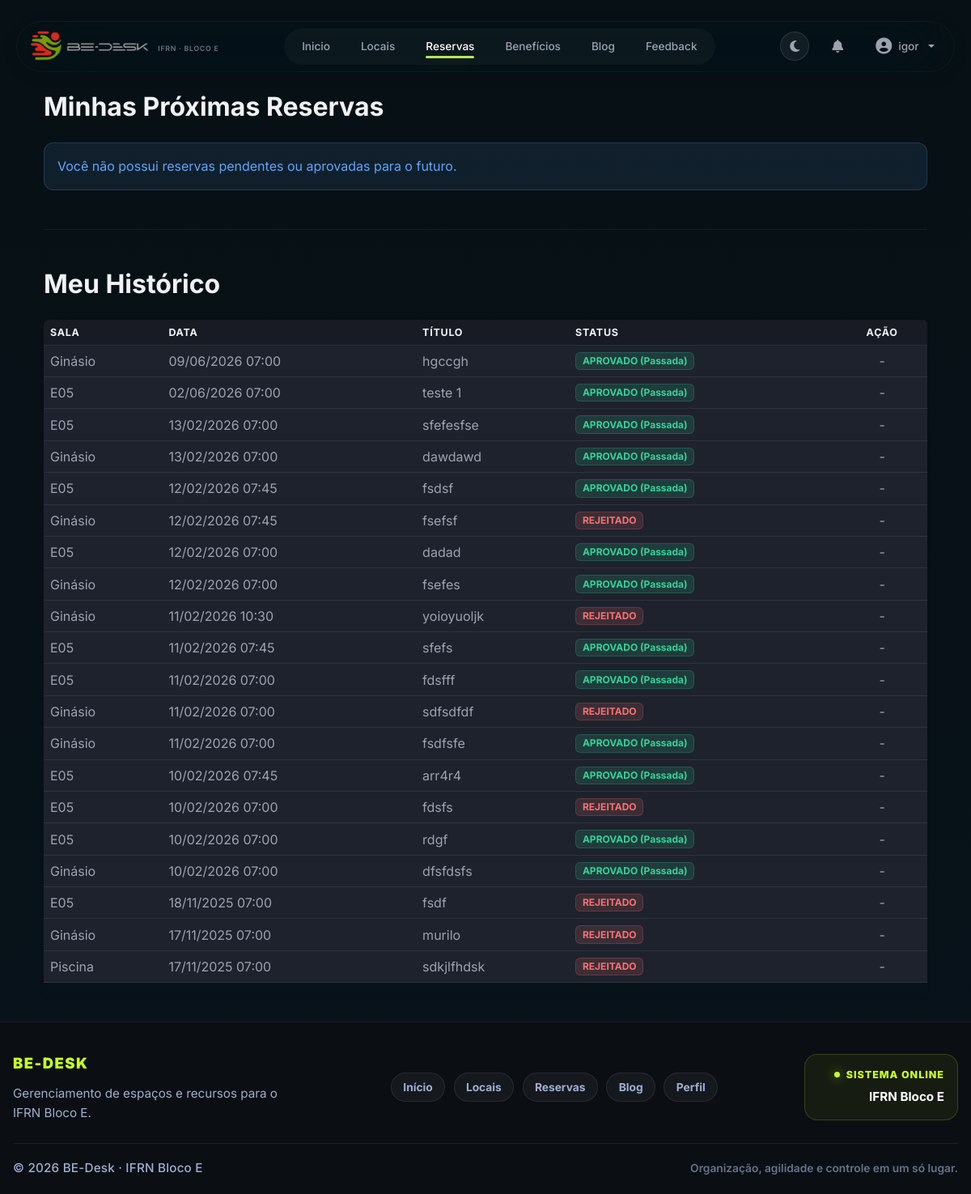
/reservas/ (signed in), run on the app's committed database.
### bedesk/models.py (models this page shows, shortened)
class Agendamento(models.Model):
    STATUS_CHOICES = [
        ('PENDENTE', 'Pendente'),
        ('APROVADO', 'Aprovado'),
        ('REJEITADO', 'Rejeitado'),
    ]
    nome = models.CharField(max_length=100)
    sala = models.ForeignKey(Sala, on_delete=models.CASCADE)
    motivo = models.TextField()
    horario = models.TimeField()
    data_inicio = models.DateTimeField(null=True, blank=True)
    data_fim = models.DateTimeField(null=True, blank=True)
    status = models.CharField(
        max_length=10,
        choices=STATUS_CHOICES,
        default='PENDENTE'
    )
    usuario = models.ForeignKey(User, on_delete=models.CASCADE)
    class Meta:
        verbose_name_plural = "Agendamentos"
        indexes = [models.Index(fields=['status'])]

class Sala(models.Model):
    nome = models.CharField(max_length=100)
    capacidade = models.IntegerField(default=1)
    foto = models.ImageField(
        upload_to='salas/',
        blank=True,
        null=True,
        verbose_name="Foto do local",
        help_text="Imagem exibida no card do local na listagem.",
    )

### reservas/views/reservas.py (the view)
# urls.py: path("reservas/", lista_reservas, name="lista_reserva"),
@login_required
def lista_reservas(request):
    today = date.today()
    reservas_ativas = Agendamento.objects.filter(
        usuario=request.user,
        data_inicio__date__gte=today,
        status__in=["APROVADO", "PENDENTE"],
    ).order_by("data_inicio", "horario")
    reservas_historico = (
        Agendamento.objects.filter(usuario=request.user)
        .exclude(pk__in=reservas_ativas.values_list("pk", flat=True))
        .order_by("-data_inicio", "horario")
    )
    context = {
        "reservas_ativas": reservas_ativas,
        "reservas_historico": reservas_historico,
    }
    return render(request, "reservas/lista_reservas.html", context)

### notificacoes/context_processors.py (called while the page is built)
def notificacoes_pendentes(request):
    total_pendentes = 0
    notificacoes_nao_lidas = 0
    if request.user.is_authenticated:
        notificacoes_nao_lidas = Notificacao.objects.filter(
            destinatario=request.user,
            lida=False,
        ).count()
        if request.user.is_staff:
            total_pendentes = Agendamento.objects.filter(status="PENDENTE").count()
    return {
        "pendentes_count": total_pendentes,
        "notificacoes_nao_lidas": notificacoes_nao_lidas,
    }

### templates/reservas/lista_reservas.html (shortened to what this page needs)
﻿{% extends 'core/base.html' %}
{% block content %}
<div class="container mt-4 reservas-page">
    <h2 class="mb-4">Minhas Próximas Reservas</h2>
    {% if reservas_ativas %}
    <div class="table-responsive shadow-sm rounded">
        <table class="table table-hover align-middle">
            <thead class="table-dark">
                <tr>
                    <th>Sala</th>
                    <th>Início</th>
                    <th>Título</th> <th>Status</th>
                    <th class="text-center">Ação</th>
                </tr>
            </thead>
            <tbody>
                {% for reserva in reservas_ativas %}
                <tr>
                    <td>{{ reserva.sala.nome }}</td>
                    <td>{{ reserva.data_inicio|date:"d/m/Y H:i" }}</td>
                    <td>{{ reserva.nome }}</td> <td>
                        {% if reserva.status == 'APROVADO' %}
                            <span class="badge bg-success">{{ reserva.status }}</span>
                        {% else %}
                            <span class="badge bg-warning text-dark">{{ reserva.status }}</span>
                        {% endif %}
                    </td>
                    <td class="text-center">
                        <a href="{% url 'cancelar_reserva_usuario' reserva.id %}" class="btn btn-warning btn-sm">
                            Cancelar
                        </a>
                    </td>
                </tr>
                {% endfor %}
            </tbody>
        </table>
    </div>
    {% else %}
    <div class="alert alert-info" role="alert">
        Você não possui reservas pendentes ou aprovadas para o futuro.
    </div>
    {% endif %}
    <hr class="my-5">
    <h2 class="mb-4">Meu Histórico</h2>
    {% if reservas_historico %}
    <div class="table-responsive shadow-sm rounded">
        <table class="table table-hover align-middle">
            <thead class="table-secondary">
                <tr>
                    <th>Sala</th>
                    <th>Data</th>
                    <th>Título</th> <th>Status</th>
                    <th class="text-center">Ação</th>
                </tr>
            </thead>
            <tbody>
                {% for reserva in reservas_historico %}
                <tr class="{% if reserva.status == 'REJEITADO' %}text-muted{% endif %}">
                    <td>{{ reserva.sala.nome }}</td>
                    <td>{{ reserva.data_inicio|date:"d/m/Y H:i" }}</td>
                    <td>{{ reserva.nome }}</td> <td>
                        {% if reserva.status == 'APROVADO' %}
                            <span class="badge bg-secondary">{{ reserva.status }} (Passada)</span>
                        {% else %}
                            <span class="badge bg-danger">{{ reserva.status }}</span>
                        {% endif %}
                    </td>
                    <td class="text-center">-</td>
                </tr>
                {% endfor %}
            </tbody>
        </table>
    </div>
    {% else %}
    <div class="alert alert-light" role="alert">
        Seu histórico de reservas está vazio.
    </div>
    {% endif %}
</div>
{% endblock %}

### templates/core/base.html (shortened to what this page needs)
{% load static %}
<!DOCTYPE html>
<html lang="pt-br">
<head>
  {% block head %}
  <link href="https://cdn.jsdelivr.net/npm/bootstrap@5.3.3/dist/css/bootstrap.min.css" rel="stylesheet"
>
  <link rel="stylesheet" href="https://cdnjs.cloudflare.com/ajax/libs/font-awesome/6.4.0/css/all.min.css">
  <link rel="stylesheet" href="{% static 'css/bedesk-theme.css' %}">
  <link rel="stylesheet" href="{% static 'css/brand.css' %}">
  {% endblock %}
</head>
<body class="d-flex flex-column min-vh-100 bd-app {% block body_class %}{% endblock %}">
  {% block nav %}
  <div class="floating-navbar-wrapper">
    <nav class="custom-pill-navbar">
      <a href="{% url 'inicio' %}" class="pill-brand">
        <img src="{% static 'img/logo1.png' %}" alt="BE-Desk Logo">
        <div class="pill-brand-text">
          <span class="pill-brand-sub">IFRN &middot; BLOCO E</span>
        </div>
      </a>
      <div class="pill-nav-links">
        <div class="nav-indicator"></div>
        <a href="{% url 'inicio' %}" class="pill-nav-item">Inicio</a>
        <a href="{% url 'lista_locais' %}" class="pill-nav-item">Locais</a>
        <a href="{% url 'lista_reserva' %}" class="pill-nav-item">Reservas</a>
        <a href="#" class="pill-nav-item">Benefícios</a>
        <a href="{% url 'blog_index' %}" class="pill-nav-item">Blog</a>
        <a href="#" class="pill-nav-item">Feedback</a>
      </div>
      <div class="pill-nav-actions">
        <button id="themeToggle" class="theme-toggle-btn" title="Alternar modo claro/escuro">
          <i class="fa-solid fa-moon icon-moon"></i>
        </button>
        {% if user.is_authenticated %}
        <div class="bd-notif-bell-wrapper" style="position:relative">
          <button class="bd-notif-bell" id="notifBellBtn" title="Notificações" aria-label="Notificações">
            <i class="fa-solid fa-bell"></i>
          </button>
        </div>
        <div class="dropdown pill-profile-dropdown">
          <button class="dropdown-toggle d-flex align-items-center gap-2" type="button" id="profileDropdown"
            data-bs-toggle="dropdown" aria-expanded="false">
            <i class="fa-solid fa-user-circle fs-5"></i>
            <span class="d-none d-sm-inline">
              {% if user.first_name %}{{ user.first_name }}{% else %}{{ user.username }}{% endif %}
            </span>
          </button>
        </div>
        {% else %}
        <a href="{% url 'login' %}" class="pill-cta-btn d-none d-sm-flex">Entrar <i class="fa-solid fa-arrow-right"></i></a>
        {% endif %}
      </div>
    </nav>
  </div>
  {% endblock %}
  <main class="{% block main_container_class %}container mt-5 flex-grow-1 bd-main bd-page-enter{% endblock %}">
    {% block content %}
    {% endblock %}
  </main>
  {% block footer %}
  <footer class="footer bd-simple-footer">
    <div class="bd-footer-shell">
      <div class="bd-footer-top">
        <div class="bd-footer-identity">
          <a href="{% url 'inicio' %}" class="bd-footer-logo">BE-DESK</a>
          <p>Gerenciamento de espaços e recursos para o IFRN Bloco E.</p>
        </div>
        <nav class="bd-footer-nav" aria-label="Links do rodapé">
          <a href="{% url 'inicio' %}">Início</a>
          <a href="{% url 'lista_locais' %}">Locais</a>
          <a href="{% url 'lista_reserva' %}">Reservas</a>
          <a href="{% url 'blog_index' %}">Blog</a>
          {% if user.is_authenticated %}<a href="{% url 'user_profile' %}">Perfil</a>{% endif %}
        </nav>
        <div class="bd-footer-status">
          <span>Sistema online</span>
          <strong>IFRN Bloco E</strong>
        </div>
      </div>
      <div class="bd-footer-bottom-line">
        <small>&copy; {% now "Y" %} BE-Desk &middot; IFRN Bloco E</small>
        <span>Organização, agilidade e controle em um só lugar.</span>
      </div>
    </div>
  </footer>
  {% endblock %}
</body>
</html>

### static/css/brand.css (style rules this page uses)
:root { --bd-font-family: 'Inter', system-ui, -apple-system, 'Segoe UI', Roboto, 'Helvetica Neue', Arial; --bd-bg: #071014; --bd-surface: #0f1720; --bd-accent: #c8ff1f; --bd-accent-2: #b5e853; --bd-muted: #9fb0cf; --bd-text: #e2eaf2; --bd-radius: 12px; }
html,body { font-family: var(--bd-font-family); background: linear-gradient(180deg, var(--bd-bg) 0%, #07121a 100%); color: var(--bd-text); }
a { color: var(--bd-accent); }
.container { max-width:1180px; margin:0 auto }
h1,h2,h3 { color:var(--bd-text); font-weight:700 }
@media (prefers-reduced-motion: no-preference) { .pill-nav-item { transition: color 180ms ease, transform 180ms ease; } }
.pill-brand, .pill-brand img, .brand-logo { transition: none !important; }
.nav-indicator { position: absolute; bottom: 8px; height: 3px; background: var(--bd-accent); border-radius: 999px; box-shadow: 0 6px 18px rgba(200,255,31,0.12); transition: left 300ms cubic-bezier(.2,.9,.2,1), width 300ms cubic-bezier(.2,.9,.2,1), opacity 200ms ease; will-change: left, width; pointer-events: none; z-index: 0; }
main.bd-main, main.bd-main.bd-page-enter, .bd-main { margin-top: 0 !important; padding-top: 0 !important; }
.floating-navbar-wrapper { margin-bottom: 0 !important; top: 8px !important; }

### data on the page
Agendamento: sala.nome "Ginásio", data_inicio "09/06/2026 07:00", nome "hgccgh", status "APROVADO"
Agendamento: sala.nome "E05", data_inicio "02/06/2026 07:00", nome "teste 1", status "APROVADO"
Agendamento: sala.nome "E05", data_inicio "13/02/2026 07:00", nome "sfefesfse", status "APROVADO"
Agendamento: sala.nome "Ginásio", data_inicio "13/02/2026 07:00", nome "dawdawd", status "APROVADO"
Agendamento: sala.nome "E05", data_inicio "12/02/2026 07:45", nome "fsdsf", status "APROVADO"
Agendamento: sala.nome "Ginásio", data_inicio "12/02/2026 07:45", nome "fsefsf", status "REJEITADO"
Agendamento: sala.nome "E05", data_inicio "12/02/2026 07:00", nome "dadad", status "APROVADO"
Agendamento: sala.nome "Ginásio", data_inicio "12/02/2026 07:00", nome "fsefes", status "APROVADO"
Agendamento: sala.nome "Ginásio", data_inicio "11/02/2026 10:30", nome "yoioyuoljk", status "REJEITADO"
Agendamento: sala.nome "E05", data_inicio "11/02/2026 07:45", nome "sfefs", status "APROVADO"
Agendamento: sala.nome "E05", data_inicio "11/02/2026 07:00", nome "fdsfff", status "APROVADO"
Agendamento: sala.nome "Ginásio", data_inicio "11/02/2026 07:00", nome "sdfsdfdf", status "REJEITADO"
Agendamento: sala.nome "Ginásio", data_inicio "11/02/2026 07:00", nome "fsdfsfe", status "APROVADO"
Agendamento: sala.nome "E05", data_inicio "10/02/2026 07:45", nome "arr4r4", status "APROVADO"
Agendamento: sala.nome "E05", data_inicio "10/02/2026 07:00", nome "fdsfs", status "REJEITADO"
Agendamento: sala.nome "E05", data_inicio "10/02/2026 07:00", nome "rdgf", status "APROVADO"
Agendamento: sala.nome "Ginásio", data_inicio "10/02/2026 07:00", nome "dfsfdsfs", status "APROVADO"
Agendamento: sala.nome "E05", data_inicio "18/11/2025 07:00", nome "fsdf", status "REJEITADO"
Agendamento: sala.nome "Ginásio", data_inicio "17/11/2025 07:00", nome "murilo", status "REJEITADO"
Agendamento: sala.nome "Piscina", data_inicio "17/11/2025 07:00", nome "sdkjlfhdsk", status "REJEITADO"

### other printed values
{{ user.username }} "igor"
